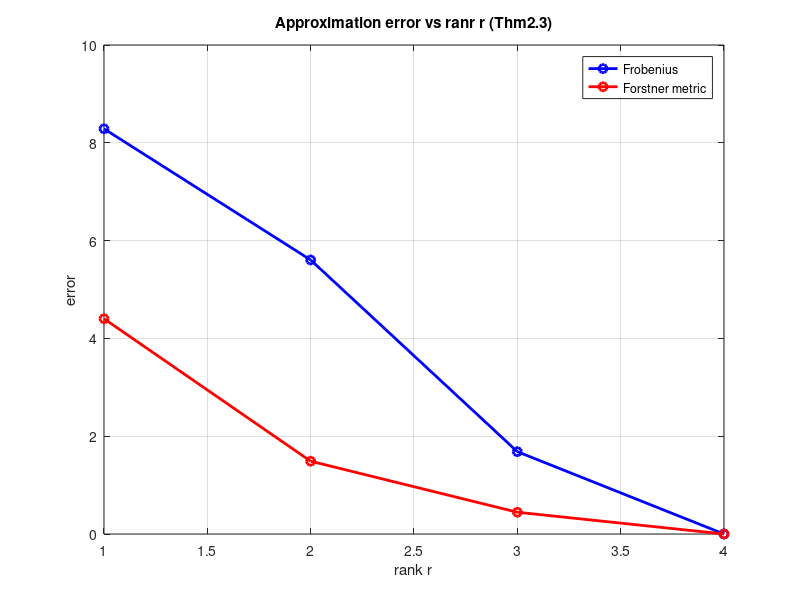
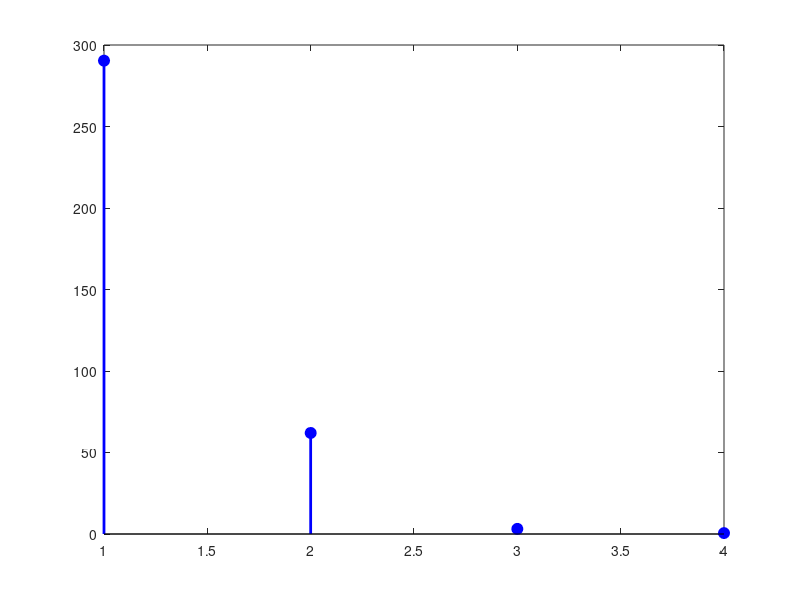

These charts were generated, in order, by the following MATLAB code: (Note: this script raises an error after producing the figures.)
%% LIS first implementation approach
% small example: y=G*x + noise 
% n=parameter space dimension
% m=observation space dimension

clear all 
clc



%% 1. dimensions, defining where x and y will live R^
n = 6;
m = 4;

%% 2. matrices
%G (m x n) mapping parameter to observations (x-> y)
rng(42)
G = randn(m,n);

%Gamma_pr (n x n)
%requirement of SPD, built as A'A + I to guarantee - no physical knowledge
%of the parameters 
A = randn(n,n);
Gamma_pr = A'*A + eye(n);

%Gamma_obs (m x m)
Gamma_obs = diag([0.5, 0.5, 10.0, 10.0]);

%% 3. exact posterior covariance
Gamma_obs_inv = diag(1./diag(Gamma_obs));
H = G' * Gamma_obs_inv * G; %hessian of (-)log-likelihood
Gamma_pr_inv = inv(Gamma_pr);
Gamma_pos = inv(H + Gamma_pr_inv);

%% 4. generalized EV problem (SVD)
%cholesky of Gamma_pr - assuming square root factorization
S_pr = chol(Gamma_pr, 'lower'); %st. Gamma_pr = S_pr * S_pr'
S_obs_inv = diag(1./sqrt(diag(Gamma_obs)));

%remark 4 
A_lis = S_obs_inv * G * S_pr; %taking SVD of A_lis solves the EVproblem of Htilde
[U, Delta, Z] = svd(A_lis, 'econ'); %gives the zi (lives in transformed space)
delta = diag(Delta); %containing singular values descending 

%eigenvectors in parameter space 
W_hat = S_pr* Z; %to undo the change of variables, now in initial parameter space 

%% 5. build the approximate posterior covariance (Theorem 2.3)
% here its showed the "loss function" minimization made concrete
r_max =length(delta); 

for r = 1:r_max
    Gamma_pos_approx = Gamma_pr;
    for i= 1:r
        w = W_hat(:,i); %output of
        d = delta(i);   %solving the minimization problem of the Loss functions 
        Gamma_pos_approx = Gamma_pos_approx - (d^2 / (1 + d^2)) * (w * w');
    end
    Gamma_pos_approx_all{r} = Gamma_pos_approx;
end 

%% 6. approximation vs real (Frobenius and Forstner)
frob_errors = zeros(r_max,1); %Pre Allocation 
forstner_errors = zeros(r_max, 1); %each will store the error for one rank r

for r = 1:r_max
    Gamma_approx = Gamma_pos_approx_all{r};
    frob_errors(r) = norm(Gamma_pos - Gamma_approx, 'fro');
    %Forstner as in paper sqrt(sum(log(lambda_i)^2) 
    lambda = eig(Gamma_approx,Gamma_pos); %generalized ev of the pencil ()
    forstner_errors(r) = sqrt(sum(log(lambda).^2));
end

figure;
plot(1:r_max, frob_errors, 'b-o', 'LineWidth',2); hold on;
plot(1:r_max, forstner_errors, 'r-o', 'LineWidth',2);
xlabel('rank r');
ylabel('error');
legend('Frobenius', 'Forstner metric');
title('Approximation error vs ranr r (Thm2.3)');
grid on;

%% 7. directions spectrum 
% remark: delta_i^2 are the ev of (H, Gamma_pr_inv)
figure;
stem(1:r_max, delta.^2, 'b', 'LineWidth', 2, 'MarkerSize', 8, ...
    'MarkerFaceColor', 'b');
hold on;
yline(1, 'r--', 'LineWidth', 2, 'Label', 'threshold \delta^2 = 1');
set(gca, 'YScale', 'log');
xlabel('direction i');
ylabel('\delta_i^2  (log scale)');
title('Eigenvalue spectrum — pencil (H, \Gamma_{pr}^{-1})');
grid on;
%% 8. optimal projector corollary 3.2 
r = 2;
%W_tilde = Gamma_pr_inv * W_hat 
W_tilde = Gamma_pr_inv * W_hat;

%build Pr
P_r = zeros(n, n);
for i = 1:r
    P_r = P_r + W_hat(:, i) * W_tilde(:,i)';
end
oblique_error =  norm(P_r^2 - P_r, 'fro');
disp(['Oblique projector error ||Pr^2 - Pr|| =' num2str(oblique_error)])

%reduced forward operator Gr
G_r = G * P_r;

%posterior with Gr 
H_r = G_r' * Gamma_obs_inv * G_r;
Gamma_pos_projected = inv(H_r + Gamma_pr_inv);

%Aproximation2.3 vs. Projected
frob_error_projected = norm(Gamma_pos_projected - Gamma_pos_approx_all{r}, 'fro');
disp(['Frobenius error between approximation and projected covariance = ' num2str(frob_error_projected)]);
%the optimal rank r posterior approximation from theorem 2.3 is identical
%to what you get it you simply project the forward operator onto the r most
%likelihood informed directions, two completely different paths, to the
%same result
